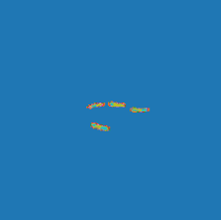
#> input picture a_Data_process/img_5.png, 221 x 220 px
$ python Addressing_jagged_edges.py
#> lines starting #> are read from the running program, lines starting #| are printed output that depends on the picture; after the words box and inside, x2 and y2 are one past the last pixel; in counts of white or black regions, pixels touching at a corner belong together
import cv2
import numpy as np
import matplotlib.pyplot as plt
from shapely.geometry import Polygon
from shapely.ops import unary_union

def plot_image(image, title="Image", cmap='gray'):
    plt.figure(figsize=(6, 6))
    plt.imshow(image, cmap=cmap)
    plt.title(title)
    plt.axis('off')
    plt.show()

# 加载图像
image = cv2.imread(r'img_5.png')
#> image is the input picture: shape (220, 221, 3); mean B, G, R 179.4, 119.2, 31.9
plot_image(cv2.cvtColor(image, cv2.COLOR_BGR2RGB), "Original Image")

# 转换到灰度图像
gray = cv2.cvtColor(image, cv2.COLOR_BGR2GRAY)
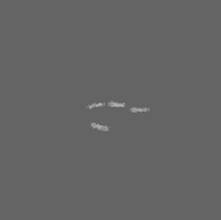
#> gray: shape (220, 221); min 88, max 181, mean 100.3
plot_image(gray, "Gray Image")

# 应用操作来减小矩形之间的间隙
kernel = np.ones((2, 2), np.uint8)
gray = cv2.dilate(gray, kernel, iterations=1)
plot_image(gray, "Dilated Image")

# # 应用操作来减小矩形之间的间隙
# kernel = np.ones((2, 2), np.uint8)
# gray = cv2.erode(gray, kernel, iterations=1)
# plot_image(gray, "Dilated Image")


# 应用阈值处理来分割图像
_, thresh = cv2.threshold(gray, 127, 255, cv2.THRESH_BINARY)
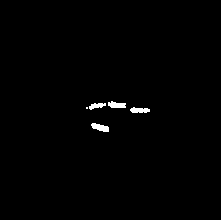
#> thresh: shape (220, 221); 0.74% white; 5 white regions (1 under 20 px)
plot_image(thresh, "Threshold Image")

# 寻找轮廓
contours, _ = cv2.findContours(thresh, cv2.RETR_EXTERNAL, cv2.CHAIN_APPROX_SIMPLE)
#> contours = 5 contours, 1 with area under 20; largest, box (x1, y1, x2, y2) and area: (91, 123, 109, 132) 82, (108, 101, 126, 108) 71, (130, 107, 150, 113) 68, (89, 103, 106, 110) 52

# 拟合直角矩形并将其转换为多边形对象
rectangles = []
for contour in contours:
    if len(contour) > 0:
        polygon = cv2.approxPolyDP(contour, 0.01 * cv2.arcLength(contour, True), True)
        rect = cv2.minAreaRect(polygon)
        box = cv2.boxPoints(rect)
        box = np.int0(box)
        rectangles.append(Polygon(box))

        # 绘制每个多边形
        temp_image = image.copy()
        cv2.drawContours(temp_image, [polygon], 0, (0, 255, 0), 2)
        plot_image(cv2.cvtColor(temp_image, cv2.COLOR_BGR2RGB), "Fitted polygon")


        temp_image = image.copy()
        cv2.drawContours(temp_image, [box], 0, (0, 255, 0), 2)
        plot_image(cv2.cvtColor(temp_image, cv2.COLOR_BGR2RGB), "Fitted Rectangle")
#> this loop made 5 passes
#> (polygon, rect, box) on pass 3: ([[86, 107], [86, 108], [87, 108], [87, 107]], ((86.5, 107.5), (1, 1), -90), [[87, 108], [86, 108], [86, 107], [87, 107]])
#> (rect, box) on passes 1, 2, 4, 5: (((99.59, 127.1), (5.82, 18.19), -75.96), [[107, 132], [90, 127], [91, 122], [109, 126]]), (((139.5, 109.5), (5, 19), -90), [[149, 112], [130, 112], [130, 107], [149, 107]]), (((96.92, 105.1), (16.67, 5.3), -11.31), [[89, 109], [88, 104], [104, 100], [105, 106]]), (((116.5, 104), (6, 17), -90), [[125, 107], [108, 107], [108, 101], [125, 101]])
#> pass 1, in plot_image (call 5), `plt.show()`:
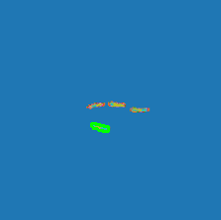
#> shown: shape (220, 221, 3); mean R, G, B 31.6, 119.5, 179.1
#> pass 2, in plot_image (call 7), `plt.show()`:
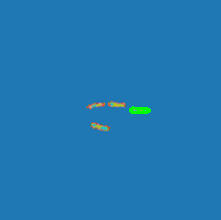
#> shown: shape (220, 221, 3); mean R, G, B 31.6, 119.5, 179
#> after the loop, rectangles = 5 items

# 使用 unary_union 合并所有矩形
# 使用缓冲区分析合并矩形

buffered =[]
for rect in rectangles:
    if rect.area <= 1:
        buffered.append(rect.buffer(2, join_style="mitre", cap_style='square'))
    else:
        buffered.append(rect)
#> this loop made 5 passes
#> after the loop, buffered = 5 items


# buffered = [rect.buffer(3,join_style="mitre", cap_style='square') for rect in rectangles]
merged_polygon = unary_union(buffered)

# 绘制合并后的结果
final_image = image.copy()
if merged_polygon:
    for index, poly in enumerate(merged_polygon.geoms):
        print(index)
        x, y = poly.exterior.xy
        plt.fill(x, y, alpha=0.5, fc='r', ec='none')
#> this loop made 4 passes
#| 0
#| 1
#| 2
#| 3

plt.imshow(cv2.cvtColor(final_image, cv2.COLOR_BGR2RGB))
plt.title('Merged Rectangles into Polygon')
plt.axis('off')
plt.show()
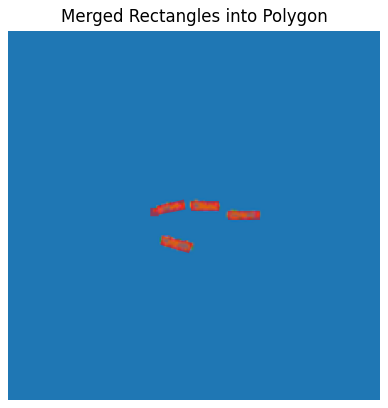
#> figure drawn by matplotlib, 1 panel
